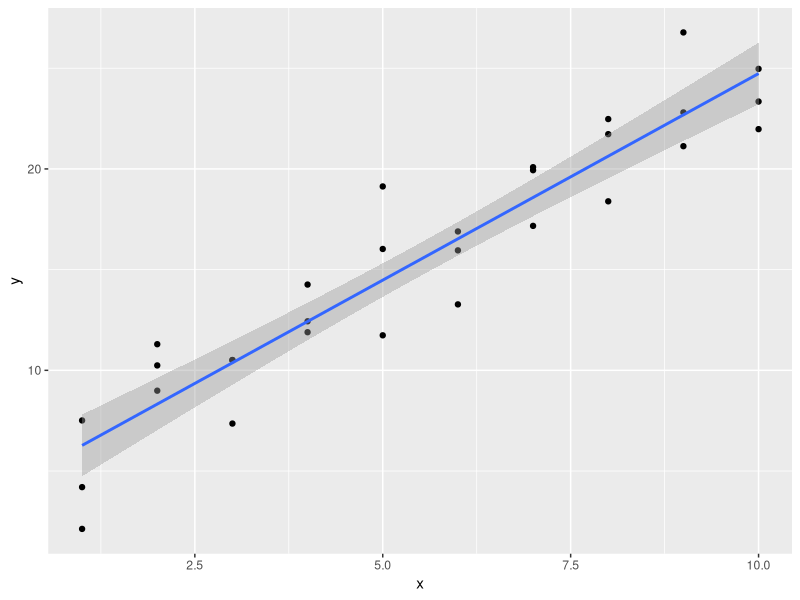
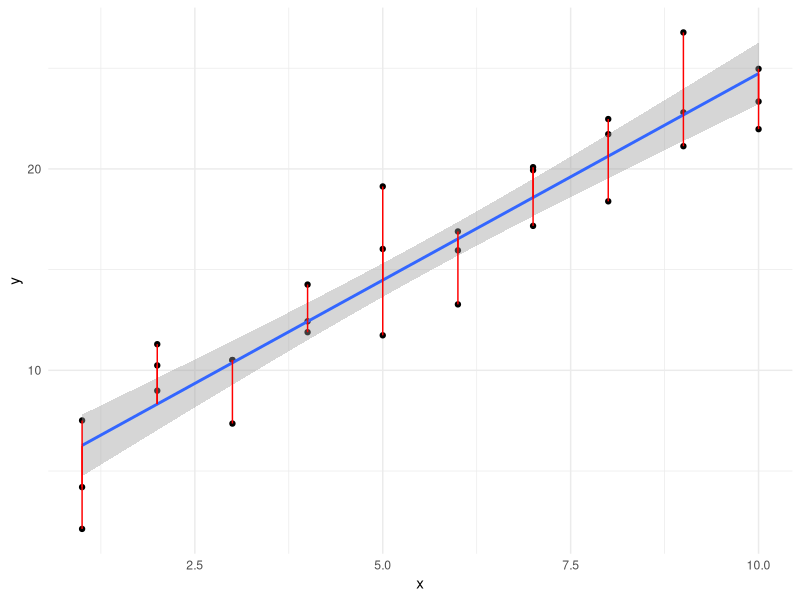
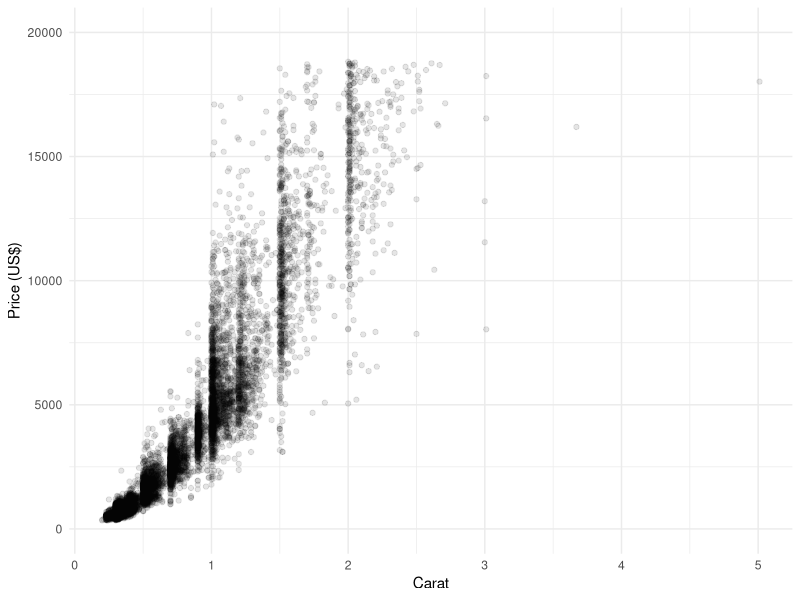
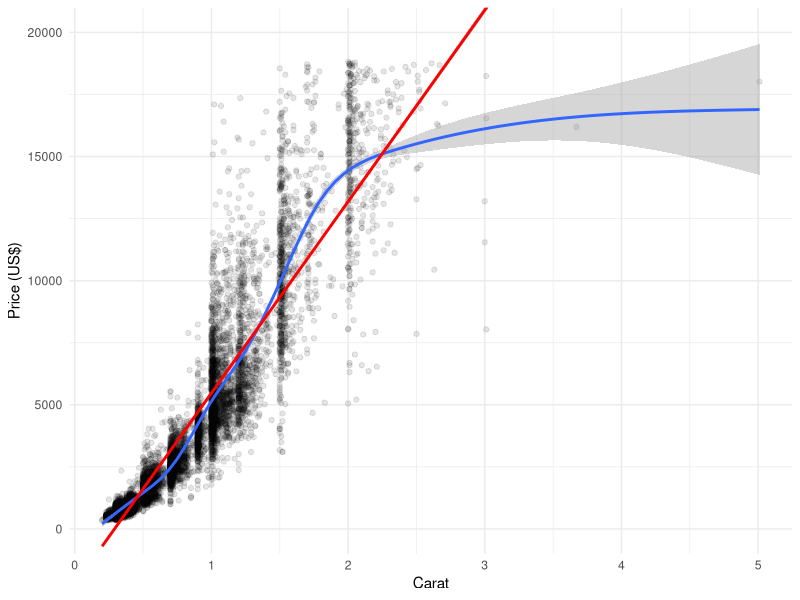
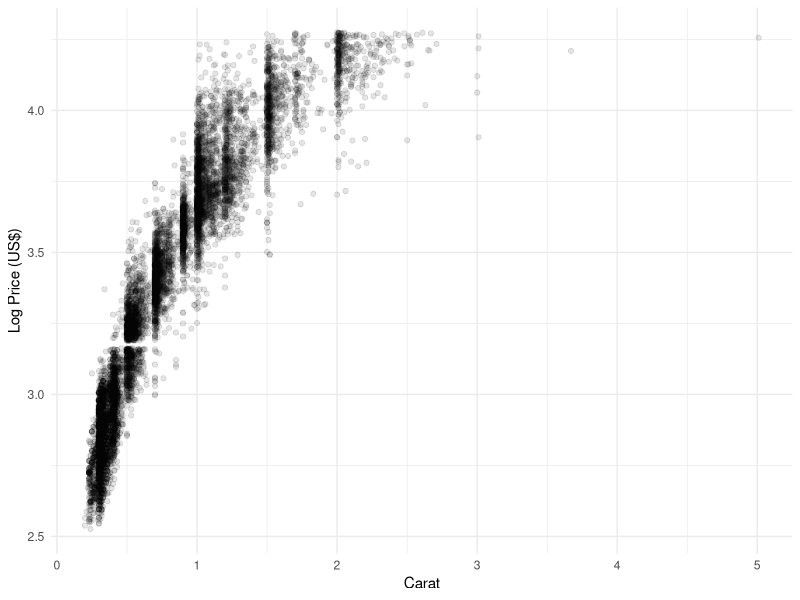
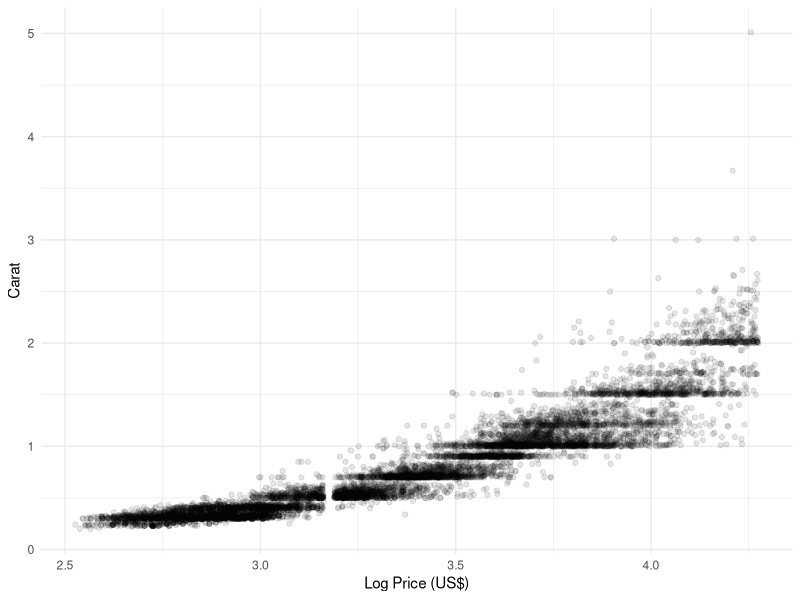
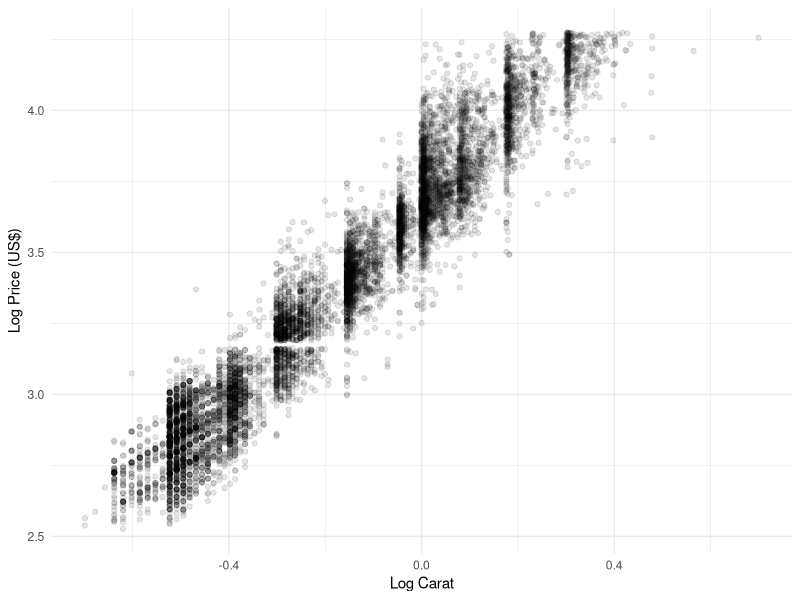
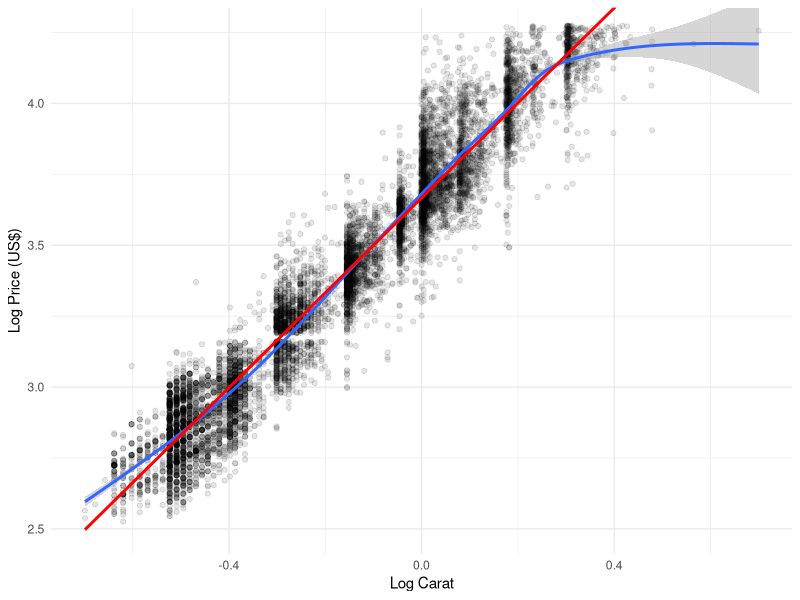

These charts were generated, in order, by the following R code:
## ---- chunk 1
knitr::opts_chunk$set(echo = TRUE)
## ---- chunk 2
library(tidyverse)
library(modelr)

ggplot(sim1, aes(x=x, y=y)) + 
  geom_point() +
  geom_smooth(method="lm")
## ---- chunk 3
fit <- lm(y ~ x, data=sim1)
## ---- chunk 4
sim1 %>%
  add_predictions(fit) %>%
  ggplot(aes(x=x, y=y)) +
  geom_point() +
  geom_smooth(method="lm") +
  geom_segment(aes(xend=x, yend=pred), color="red") +
  theme_minimal()
## ---- chunk 5
coef(fit) # get parameters estimates
fitted(fit) # get predicted values
## ---- chunk 6
resid(fit) # get residuals (error terms)
nobs(fit) # get number of observations
## ---- chunk 7
set.seed(1)
diamonds10k <- diamonds %>%
  sample_n(10000) %>%
  mutate(cut_ord = cut,
         color_ord = forcats::fct_relevel(color, rev(levels(color))),
         clarity_ord = clarity,
         cut = as.character(cut_ord),
         color = as.character(color_ord),
         clarity = as.character(clarity_ord))
## ---- chunk 8
ggplot(diamonds10k, aes(x=carat, y=price)) +
  geom_point(alpha=0.1) +
  coord_cartesian(ylim=c(0,20000)) +
  labs(x="Carat", y="Price (US$)") +
  theme_minimal()
## ---- chunk 9
ggplot(diamonds10k, aes(x=carat, y=price)) +
  geom_point(alpha=0.1) +
  geom_smooth() +
  geom_smooth(method="lm", color="red") +
  coord_cartesian(ylim=c(0, 20000)) +
  labs(x="Carat", y="Price (US$)") +
  theme_minimal()
## ---- chunk 10
ggplot(diamonds10k, aes(x=carat, y=log10(price))) +
  geom_point(alpha=0.1) +
  labs(x="Carat", y="Log Price (US$)") +
  theme_minimal()
## ---- chunk 11
ggplot(diamonds10k, aes(x=carat, y=log10(price))) +
  geom_point(alpha=0.1) +
  labs(x="Carat", y="Log Price (US$)") +
  coord_flip() +
  theme_minimal()
## ---- chunk 12
ggplot(diamonds10k, aes(x=log10(carat), y=log10(price))) +
  geom_point(alpha=0.1) +
  labs(x="Log Carat", y="Log Price (US$)") +
  theme_minimal()
## ---- chunk 13
ggplot(diamonds10k, aes(x=log10(carat), y=log10(price))) +
  geom_point(alpha=0.1) +
  geom_smooth() +
  geom_smooth(method="lm", color="red") +
  coord_cartesian(ylim=c(2.5, 4.25)) +
  labs(x="Log Carat", y="Log Price (US$)") +
  theme_minimal()
## ---- chunk 14
ggplot(diamonds10k, aes(x=price)) +
  geom_histogram(binwidth=100) +
  labs(x="Price (US$)") +
  theme_minimal()
## ---- chunk 15
ggplot(diamonds10k, aes(x=price)) +
  geom_histogram(bins=200) +
  scale_x_log10() +
  labs(x="Price (US$)") +
  theme_minimal()
## ---- chunk 16
ggplot(diamonds10k, aes(x=carat)) +
  geom_histogram(binwidth=0.01) +
  labs(x="Carat") +
  theme_minimal()
## ---- chunk 17
ggplot(diamonds10k, aes(x=carat)) +
  geom_histogram(bins=200) +
  scale_x_log10() +
  labs(x="Carat") +
  theme_minimal()
## ---- chunk 18
fit1 <- lm(log10(price) ~ log10(carat), data=diamonds10k)
summary(fit1)
## ---- chunk 19
diamonds10k %>%
  add_predictions(fit1, "log10pred") %>%
  mutate(pred = 10^log10pred) %>%
  ggplot(aes(x=carat)) +
  geom_point(aes(y=price), alpha=0.1) +
  geom_line(aes(y=pred), color="red", size=1) +
  coord_cartesian(xlim=range(diamonds10k$carat),
                  ylim=range(diamonds10k$price)) +
  labs(x="Carat", y="Price (US$)") +
  theme_minimal()
## ---- chunk 20
diamonds10k %>%
  add_residuals(fit1, "resid") %>%
  ggplot(aes(x=log10(carat))) +
  geom_point(aes(y=resid), alpha=0.1) +
  labs(x="Log Carat", y="Residuals") +
  theme_minimal()
## ---- chunk 21
fitbad <- lm(price ~ carat, data=diamonds10k)
## ---- chunk 22
diamonds10k %>%
  add_residuals(fitbad, "resid") %>%
  ggplot(aes(x=log10(carat))) +
  geom_point(aes(y=resid), alpha=0.1) +
  labs(x="Log Carat", y="Residuals") +
  theme_minimal()
## ---- chunk 23
diamonds10k %>%
  add_residuals(fit1, "resid") %>%
  ggplot(aes(sample=resid)) +
  geom_qq() +
  theme_minimal()
## ---- chunk 24
diamonds10k %>%
  add_residuals(fit1, "resid") %>%
  ggplot(aes(x=resid)) +
  geom_histogram(bins=100) +
  labs(x="Residuals") +
  theme_minimal()
## ---- chunk 25
diamonds10k %>%
  add_residuals(fitbad, "resid") %>%
  ggplot(aes(sample=resid)) +
  geom_qq() +
  theme_minimal()
## ---- chunk 26
diamonds10k %>%
  add_residuals(fitbad, "resid") %>%
  ggplot(aes(x=resid)) +
  geom_histogram(bins=100) +
  labs(x="Residuals") +
  theme_minimal()
## ---- chunk 27
diamonds10k %>%
  add_residuals(fit1, "resid") %>%
  ggplot(aes(x=cut_ord, y=resid)) +
  geom_boxplot() +
  labs(x="Cut", y="Residuals") +
  theme_minimal()
## ---- chunk 28
diamonds10k %>%
  add_residuals(fit1, "resid") %>%
  ggplot(aes(x=color_ord, y=resid)) +
  geom_boxplot() +
  labs(x="Color", y="Residuals") +
  theme_minimal()
## ---- chunk 29
diamonds10k %>%
  add_residuals(fit1, "resid") %>%
  ggplot(aes(x=clarity_ord, y=resid)) +
  geom_boxplot() +
  labs(x="Clarity", y="Residuals") +
  theme_minimal()
## ---- chunk 30
sim2
## ---- chunk 31
ggplot(sim2, aes(x=x, y=y)) + geom_boxplot()
## ---- chunk 32
model_matrix(sim2, y ~ x)
## ---- chunk 33
fit <- lm(y ~ x, data=sim2)
fit
## ---- chunk 34
sim2 %>%
  add_predictions(fit) %>%
  ggplot(aes(x=x)) +
  geom_point(aes(y=y)) +
  geom_point(aes(y=pred), col="red", size=2)
## ---- chunk 35
fit2 <- lm(log10(price) ~ log10(carat) + cut + color + clarity, data=diamonds10k)
summary(fit2)
